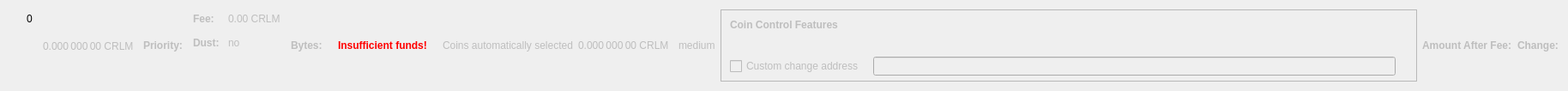
    <widget class="QWidget" name="dummyHideWidget" native="true">
     <property name="maximumSize">
      <size>
       <width>100</width>
       <height>22</height>
      </size>
     </property>
     <layout class="QHBoxLayout" name="dummyHideLayout">
      <item>
       <layout class="QFormLayout" name="formLayoutCoinControl1">
        <property name="horizontalSpacing">
         <number>10</number>
        </property>
        <property name="verticalSpacing">
         <number>14</number>
        </property>
        <property name="leftMargin">
         <number>10</number>
        </property>
        <property name="topMargin">
         <number>4</number>
        </property>
        <property name="rightMargin">
         <number>6</number>
        </property>
        <item row="0" column="1">
         <widget class="QLabel" name="labelCoinControlBytes">
          <property name="cursor">
           <cursorShape>IBeamCursor</cursorShape>
          </property>
          <property name="contextMenuPolicy">
           <enum>Qt::ActionsContextMenu</enum>
          </property>
          <property name="text">
           <string notr="true">0</string>
          </property>
          <property name="textInteractionFlags">
           <set>Qt::LinksAccessibleByMouse|Qt::TextSelectableByKeyboard|Qt::TextSelectableByMouse</set>
          </property>
         </widget>
        </item>
       </layout>
      </item>
      <item>
       <widget class="QLabel" name="labelCoinControlAfterFee">
        <property name="enabled">
         <bool>false</bool>
        </property>
        <property name="sizePolicy">
         <sizepolicy hsizetype="Fixed" vsizetype="Fixed">
          <horstretch>0</horstretch>
          <verstretch>0</verstretch>
         </sizepolicy>
        </property>
        <property name="minimumSize">
         <size>
          <width>111</width>
          <height>12</height>
         </size>
        </property>
        <property name="maximumSize">
         <size>
          <width>111</width>
          <height>12</height>
         </size>
        </property>
        <property name="cursor">
         <cursorShape>IBeamCursor</cursorShape>
        </property>
        <property name="contextMenuPolicy">
         <enum>Qt::ActionsContextMenu</enum>
        </property>
        <property name="text">
         <string notr="true">0.000 000 00 CRLM</string>
        </property>
        <property name="textInteractionFlags">
         <set>Qt::LinksAccessibleByMouse|Qt::TextSelectableByKeyboard|Qt::TextSelectableByMouse</set>
        </property>
       </widget>
      </item>
      <item>
       <widget class="QLabel" name="labelCoinControlPriorityText">
        <property name="enabled">
         <bool>false</bool>
        </property>
        <property name="font">
         <font>
          <weight>75</weight>
          <bold>true</bold>
         </font>
        </property>
        <property name="text">
         <string>Priority:</string>
        </property>
       </widget>
      </item>
      <item>
       <layout class="QHBoxLayout" name="horizontalLayout"/>
      </item>
      <item>
       <layout class="QFormLayout" name="formLayoutCoinControl3">
        <property name="horizontalSpacing">
         <number>10</number>
        </property>
        <property name="verticalSpacing">
         <number>14</number>
        </property>
        <property name="leftMargin">
         <number>6</number>
        </property>
        <property name="topMargin">
         <number>4</number>
        </property>
        <property name="rightMargin">
         <number>6</number>
        </property>
        <item row="0" column="0">
         <widget class="QLabel" name="labelCoinControlFeeText">
          <property name="enabled">
           <bool>false</bool>
          </property>
          <property name="font">
           <font>
            <weight>75</weight>
            <bold>true</bold>
           </font>
          </property>
          <property name="text">
           <string>Fee:</string>
          </property>
          <property name="margin">
           <number>0</number>
          </property>
         </widget>
        </item>
        <item row="0" column="1">
         <widget class="QLabel" name="labelCoinControlFee">
          <property name="enabled">
           <bool>false</bool>
          </property>
          <property name="cursor">
           <cursorShape>IBeamCursor</cursorShape>
          </property>
          <property name="contextMenuPolicy">
           <enum>Qt::ActionsContextMenu</enum>
          </property>
          <property name="text">
           <string notr="true">0.00 CRLM</string>
          </property>
          <property name="textInteractionFlags">
           <set>Qt::LinksAccessibleByMouse|Qt::TextSelectableByKeyboard|Qt::TextSelectableByMouse</set>
          </property>
         </widget>
        </item>
        <item row="1" column="0">
         <widget class="QLabel" name="labelCoinControlLowOutputText">
          <property name="enabled">
           <bool>false</bool>
          </property>
          <property name="font">
           <font>
            <weight>75</weight>
            <bold>true</bold>
           </font>
          </property>
          <property name="text">
           <string>Dust:</string>
          </property>
         </widget>
        </item>
        <item row="1" column="1">
         <widget class="QLabel" name="labelCoinControlLowOutput">
          <property name="enabled">
           <bool>false</bool>
          </property>
          <property name="cursor">
           <cursorShape>IBeamCursor</cursorShape>
          </property>
          <property name="contextMenuPolicy">
           <enum>Qt::ActionsContextMenu</enum>
          </property>
          <property name="text">
           <string>no</string>
          </property>
          <property name="textInteractionFlags">
           <set>Qt::LinksAccessibleByMouse|Qt::TextSelectableByKeyboard|Qt::TextSelectableByMouse</set>
          </property>
         </widget>
        </item>
       </layout>
      </item>
      <item>
       <widget class="QLabel" name="labelCoinControlBytesText">
        <property name="enabled">
         <bool>false</bool>
        </property>
        <property name="font">
         <font>
          <weight>75</weight>
          <bold>true</bold>
         </font>
        </property>
        <property name="text">
         <string>Bytes:</string>
        </property>
       </widget>
      </item>
      <item>
       <layout class="QFormLayout" name="formLayoutCoinControl2">
        <property name="horizontalSpacing">
         <number>10</number>
        </property>
        <property name="verticalSpacing">
         <number>14</number>
        </property>
        <property name="leftMargin">
         <number>6</number>
        </property>
        <property name="topMargin">
         <number>4</number>
        </property>
        <property name="rightMargin">
         <number>6</number>
        </property>
       </layout>
      </item>
      <item>
       <layout class="QHBoxLayout" name="horizontalLayoutCoinControl2">
        <property name="spacing">
         <number>8</number>
        </property>
        <property name="bottomMargin">
         <number>10</number>
        </property>
       </layout>
      </item>
      <item>
       <widget class="QLabel" name="labelCoinControlInsuffFunds">
        <property name="enabled">
         <bool>false</bool>
        </property>
        <property name="minimumSize">
         <size>
          <width>0</width>
          <height>0</height>
         </size>
        </property>
        <property name="font">
         <font>
          <weight>75</weight>
          <bold>true</bold>
         </font>
        </property>
        <property name="styleSheet">
         <string notr="true">color:red;font-weight:bold;</string>
        </property>
        <property name="text">
         <string>Insufficient funds!</string>
        </property>
        <property name="margin">
         <number>5</number>
        </property>
       </widget>
      </item>
      <item>
       <layout class="QFormLayout" name="formLayoutCoinControl4">
        <property name="horizontalSpacing">
         <number>10</number>
        </property>
        <property name="verticalSpacing">
         <number>14</number>
        </property>
        <property name="leftMargin">
         <number>6</number>
        </property>
        <property name="topMargin">
         <number>4</number>
        </property>
        <property name="rightMargin">
         <number>6</number>
        </property>
       </layout>
      </item>
      <item>
       <widget class="QLabel" name="labelCoinControlAutomaticallySelected">
        <property name="enabled">
         <bool>false</bool>
        </property>
        <property name="sizePolicy">
         <sizepolicy hsizetype="Fixed" vsizetype="Fixed">
          <horstretch>0</horstretch>
          <verstretch>0</verstretch>
         </sizepolicy>
        </property>
        <property name="minimumSize">
         <size>
          <width>0</width>
          <height>0</height>
         </size>
        </property>
        <property name="maximumSize">
         <size>
          <width>240</width>
          <height>16777215</height>
         </size>
        </property>
        <property name="text">
         <string>Coins automatically selected</string>
        </property>
        <property name="margin">
         <number>5</number>
        </property>
       </widget>
      </item>
      <item>
       <widget class="QLabel" name="labelCoinControlChange">
        <property name="enabled">
         <bool>false</bool>
        </property>
        <property name="sizePolicy">
         <sizepolicy hsizetype="Fixed" vsizetype="Fixed">
          <horstretch>0</horstretch>
          <verstretch>0</verstretch>
         </sizepolicy>
        </property>
        <property name="minimumSize">
         <size>
          <width>111</width>
          <height>0</height>
         </size>
        </property>
        <property name="maximumSize">
         <size>
          <width>111</width>
          <height>16777215</height>
         </size>
        </property>
        <property name="cursor">
         <cursorShape>IBeamCursor</cursorShape>
        </property>
        <property name="contextMenuPolicy">
         <enum>Qt::ActionsContextMenu</enum>
        </property>
        <property name="text">
         <string notr="true">0.000 000 00 CRLM</string>
        </property>
        <property name="textInteractionFlags">
         <set>Qt::LinksAccessibleByMouse|Qt::TextSelectableByKeyboard|Qt::TextSelectableByMouse</set>
        </property>
       </widget>
      </item>
      <item>
       <widget class="QLabel" name="labelCoinControlPriority">
        <property name="enabled">
         <bool>false</bool>
        </property>
        <property name="cursor">
         <cursorShape>IBeamCursor</cursorShape>
        </property>
        <property name="contextMenuPolicy">
         <enum>Qt::ActionsContextMenu</enum>
        </property>
        <property name="text">
         <string>medium</string>
        </property>
        <property name="textInteractionFlags">
         <set>Qt::LinksAccessibleByMouse|Qt::TextSelectableByKeyboard|Qt::TextSelectableByMouse</set>
        </property>
       </widget>
      </item>
      <item>
       <widget class="QFrame" name="frameCoinControl">
        <property name="sizePolicy">
         <sizepolicy hsizetype="Expanding" vsizetype="Expanding">
          <horstretch>0</horstretch>
          <verstretch>0</verstretch>
         </sizepolicy>
        </property>
        <property name="maximumSize">
         <size>
          <width>16777215</width>
          <height>16777215</height>
         </size>
        </property>
        <property name="frameShape">
         <enum>QFrame::StyledPanel</enum>
        </property>
        <property name="frameShadow">
         <enum>QFrame::Sunken</enum>
        </property>
        <layout class="QVBoxLayout" name="verticalLayoutCoinControl2_2">
         <property name="spacing">
          <number>0</number>
         </property>
         <property name="leftMargin">
          <number>0</number>
         </property>
         <property name="topMargin">
          <number>0</number>
         </property>
         <property name="rightMargin">
          <number>0</number>
         </property>
         <property name="bottomMargin">
          <number>6</number>
         </property>
         <item>
          <layout class="QVBoxLayout" name="verticalLayoutCoinControl" stretch="0,0,0,1">
           <property name="spacing">
            <number>0</number>
           </property>
           <property name="leftMargin">
            <number>10</number>
           </property>
           <property name="topMargin">
            <number>10</number>
           </property>
           <item>
            <layout class="QHBoxLayout" name="horizontalLayoutCoinControl1">
             <property name="bottomMargin">
              <number>15</number>
             </property>
             <item>
              <widget class="QLabel" name="labelCoinControlFeatures">
               <property name="enabled">
                <bool>false</bool>
               </property>
               <property name="sizePolicy">
                <sizepolicy hsizetype="Preferred" vsizetype="Maximum">
                 <horstretch>0</horstretch>
                 <verstretch>0</verstretch>
                </sizepolicy>
               </property>
               <property name="font">
                <font>
                 <weight>75</weight>
                 <bold>true</bold>
                </font>
               </property>
               <property name="styleSheet">
                <string notr="true">font-weight:bold;</string>
               </property>
               <property name="text">
                <string>Coin Control Features</string>
               </property>
              </widget>
             </item>
            </layout>
           </item>
           <item>
            <widget class="QWidget" name="widgetCoinControl" native="true">
             <property name="sizePolicy">
              <sizepolicy hsizetype="Preferred" vsizetype="Preferred">
               <horstretch>0</horstretch>
               <verstretch>0</verstretch>
              </sizepolicy>
             </property>
             <property name="minimumSize">
              <size>
               <width>0</width>
               <height>0</height>
              </size>
             </property>
             <property name="styleSheet">
              <string notr="true"/>
             </property>
             <layout class="QHBoxLayout" name="horizontalLayoutCoinControl5_2">
              <property name="leftMargin">
               <number>0</number>
              </property>
              <property name="topMargin">
               <number>0</number>
              </property>
              <property name="rightMargin">
               <number>0</number>
              </property>
              <property name="bottomMargin">
               <number>0</number>
              </property>
              <item>
               <layout class="QHBoxLayout" name="horizontalLayoutCoinControl3">
                <property name="spacing">
                 <number>20</number>
                </property>
                <property name="topMargin">
                 <number>0</number>
                </property>
                <property name="bottomMargin">
                 <number>10</number>
                </property>
               </layout>
              </item>
             </layout>
            </widget>
           </item>
           <item>
            <layout class="QHBoxLayout" name="horizontalLayoutCoinControl4" stretch="0,0,0">
             <property name="spacing">
              <number>12</number>
             </property>
             <property name="sizeConstraint">
              <enum>QLayout::SetDefaultConstraint</enum>
             </property>
             <property name="topMargin">
              <number>5</number>
             </property>
             <property name="rightMargin">
              <number>5</number>
             </property>
             <item>
              <widget class="QCheckBox" name="checkBoxCoinControlChange">
               <property name="enabled">
                <bool>false</bool>
               </property>
               <property name="toolTip">
                <string>If this is activated, but the change address is empty or invalid, change will be sent to a newly generated address.</string>
               </property>
               <property name="text">
                <string>Custom change address</string>
               </property>
              </widget>
             </item>
             <item>
              <widget class="QValidatedLineEdit" name="lineEditCoinControlChange">
               <property name="enabled">
                <bool>false</bool>
               </property>
               <property name="sizePolicy">
                <sizepolicy hsizetype="Expanding" vsizetype="Fixed">
                 <horstretch>0</horstretch>
                 <verstretch>0</verstretch>
                </sizepolicy>
               </property>
              </widget>
             </item>
             <item>
              <widget class="QLabel" name="labelCoinControlChangeLabel_2">
               <property name="sizePolicy">
                <sizepolicy hsizetype="Preferred" vsizetype="Expanding">
                 <horstretch>0</horstretch>
                 <verstretch>0</verstretch>
                </sizepolicy>
               </property>
               <property name="minimumSize">
                <size>
                 <width>0</width>
                 <height>0</height>
                </size>
               </property>
               <property name="text">
                <string/>
               </property>
               <property name="margin">
                <number>3</number>
               </property>
              </widget>
             </item>
            </layout>
           </item>
           <item>
            <spacer name="verticalSpacerCoinControl">
             <property name="orientation">
              <enum>Qt::Vertical</enum>
             </property>
             <property name="sizeHint" stdset="0">
              <size>
               <width>800</width>
               <height>1</height>
              </size>
             </property>
            </spacer>
           </item>
          </layout>
         </item>
        </layout>
       </widget>
      </item>
      <item>
       <widget class="QLabel" name="labelCoinControlAfterFeeText">
        <property name="enabled">
         <bool>false</bool>
        </property>
        <property name="minimumSize">
         <size>
          <width>0</width>
          <height>0</height>
         </size>
        </property>
        <property name="maximumSize">
         <size>
          <width>16777215</width>
          <height>16777215</height>
         </size>
        </property>
        <property name="font">
         <font>
          <weight>75</weight>
          <bold>true</bold>
         </font>
        </property>
        <property name="text">
         <string>Amount After Fee:</string>
        </property>
        <property name="alignment">
         <set>Qt::AlignLeading|Qt::AlignLeft|Qt::AlignVCenter</set>
        </property>
        <property name="margin">
         <number>0</number>
        </property>
       </widget>
      </item>
      <item>
       <widget class="QLabel" name="labelCoinControlChangeText">
        <property name="enabled">
         <bool>false</bool>
        </property>
        <property name="sizePolicy">
         <sizepolicy hsizetype="Preferred" vsizetype="Preferred">
          <horstretch>0</horstretch>
          <verstretch>0</verstretch>
         </sizepolicy>
        </property>
        <property name="minimumSize">
         <size>
          <width>0</width>
          <height>0</height>
         </size>
        </property>
        <property name="maximumSize">
         <size>
          <width>16777215</width>
          <height>16777215</height>
         </size>
        </property>
        <property name="font">
         <font>
          <weight>75</weight>
          <bold>true</bold>
         </font>
        </property>
        <property name="text">
         <string>Change:</string>
        </property>
        <property name="alignment">
         <set>Qt::AlignLeading|Qt::AlignLeft|Qt::AlignVCenter</set>
        </property>
       </widget>
      </item>
     </layout>
    </widget>
